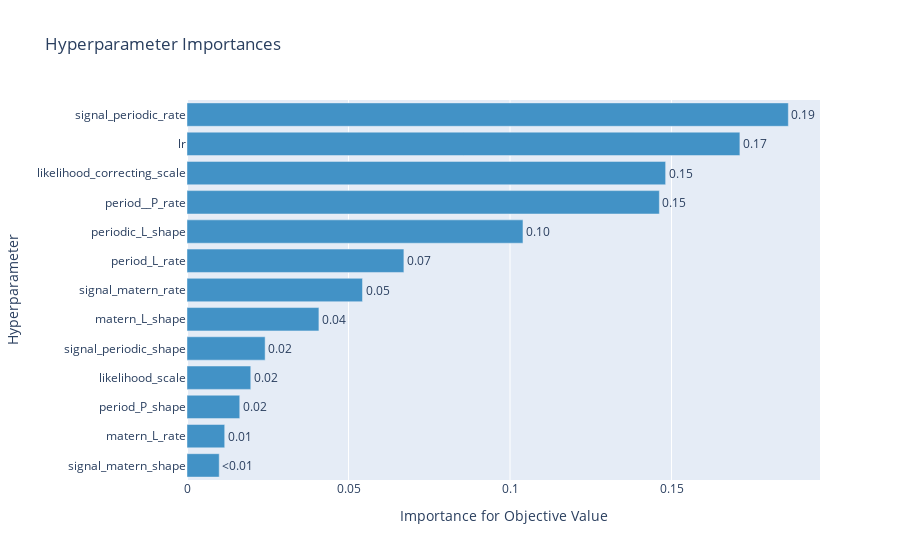

The cell this chart's notebook holds for it:
### Code cell
plot_param_importances(study)

### Figure 1 — Plotly figure (JSON) as saved in the notebook; plotly's stock layout.template omitted (floating-point values rounded to 4 significant figures)
{"data": [{"cliponaxis": false, "hovertemplate": ["signal_matern_shape (FloatDistribution): 0.009976821365400382<extra></extra>", "matern_L_rate (FloatDistribution): 0.011673130181053855<extra></extra>", "period_P_shape (FloatDistribution): 0.01633158097214837<extra></extra>", "likelihood_scale (IntDistribution): 0.01974308647754959<extra></extra>", "signal_periodic_shape (FloatDistribution): 0.024187620724851755<extra></extra>", "matern_L_shape (FloatDistribution): 0.040836772470659886<extra></extra>", "signal_matern_rate (FloatDistribution): 0.05433454933008444<extra></extra>", "period_L_rate (FloatDistribution): 0.0671474681703652<extra></extra>", "periodic_L_shape (FloatDistribution): 0.10401254147371855<extra></extra>", "period__P_rate (FloatDistribution): 0.1462373674048159<extra></extra>", "likelihood_correcting_scale (FloatDistribution): 0.14818002567668026<extra></extra>", "lr (FloatDistribution): 0.17116868850404943<extra></extra>", "signal_periodic_rate (FloatDistribution): 0.18617034724862244<extra></extra>"], "marker": {"color": "rgb(66,146,198)"}, "orientation": "h", "text": ["<0.01", "0.01", "0.02", "0.02", "0.02", "0.04", "0.05", "0.07", "0.10", "0.15", "0.15", "0.17", "0.19"], "textposition": "outside", "type": "bar", "x": [0.009977, 0.01167, 0.01633, 0.01974, 0.02419, 0.04084, 0.05433, 0.06715, 0.104, 0.1462, 0.1482, 0.1712, 0.1862], "y": ["signal_matern_shape", "matern_L_rate", "period_P_shape", "likelihood_scale", "signal_periodic_shape", "matern_L_shape", "signal_matern_rate", "period_L_rate", "periodic_L_shape", "period__P_rate", "likelihood_correcting_scale", "lr", "signal_periodic_rate"]}], "layout": {"showlegend": false, "title": {"text": "Hyperparameter Importances"}, "xaxis": {"title": {"text": "Importance for Objective Value"}}, "yaxis": {"title": {"text": "Hyperparameter"}}}}
